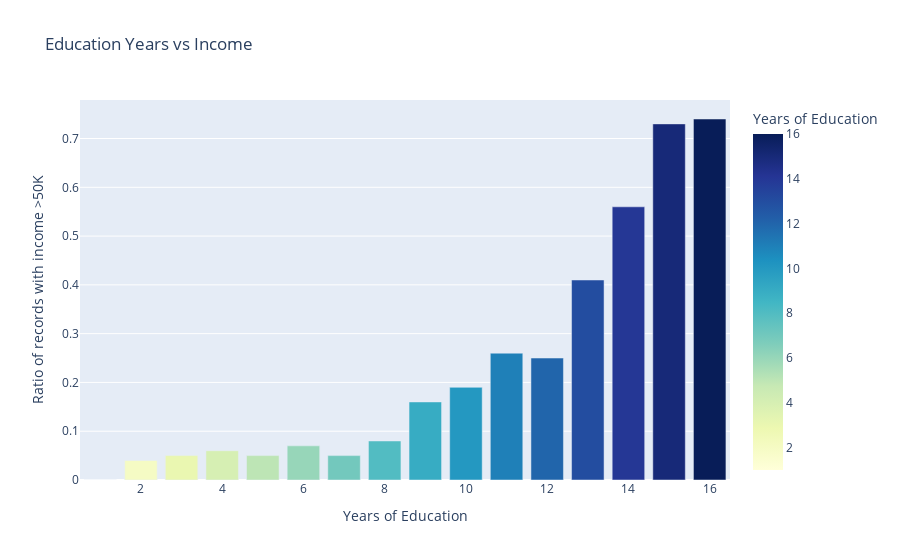

Notebook code cell kept with this figure:
### Markdown cell above
##### Explore Education Years vs Income

### Code cell
# Calculating Probability of income >50K while grouped by Years of Education 
temp = df_original.groupby('education_years')['income'].value_counts().sort_index()
l = [0]
for i in range(2,17):
        l.append(round((temp[i][1])/(temp[i][1]+temp[i][0]),2))

# Plotting Graph 
temp = {}
temp['years'] = np.arange(np.min(df_original.education_years),np.max(df_original.education_years)+1)
temp['probability']= l
fig = px.bar(pd.DataFrame(temp),
             x='years',
             y='probability',
             color='years',
             color_continuous_scale="ylgnbu",
             title='Education Years vs Income',
             labels={'years':'Years of Education','probability':'Ratio of records with income >50K'})
fig.show()

### Figure 1 — Plotly figure (JSON) as saved in the notebook; plotly's stock layout.template omitted (floating-point values rounded to 4 significant figures)
{"data": [{"alignmentgroup": "True", "hovertemplate": "Years of Education=%{marker.color}<br>Ratio of records with income >50K=%{y}<extra></extra>", "legendgroup": "", "marker": {"color": [1, 2, 3, 4, 5, 6, 7, 8, 9, 10, 11, 12, 13, 14, 15, 16], "coloraxis": "coloraxis", "pattern": {"shape": ""}}, "name": "", "offsetgroup": "", "orientation": "v", "showlegend": false, "textposition": "auto", "type": "bar", "x": [1, 2, 3, 4, 5, 6, 7, 8, 9, 10, 11, 12, 13, 14, 15, 16], "xaxis": "x", "y": [0, 0.04, 0.05, 0.06, 0.05, 0.07, 0.05, 0.08, 0.16, 0.19, 0.26, 0.25, 0.41, 0.56, 0.73, 0.74], "yaxis": "y"}], "layout": {"barmode": "relative", "coloraxis": {"colorbar": {"title": {"text": "Years of Education"}}, "colorscale": [[0, "rgb(255,255,217)"], [0.125, "rgb(237,248,177)"], [0.25, "rgb(199,233,180)"], [0.375, "rgb(127,205,187)"], [0.5, "rgb(65,182,196)"], [0.625, "rgb(29,145,192)"], [0.75, "rgb(34,94,168)"], [0.875, "rgb(37,52,148)"], [1, "rgb(8,29,88)"]]}, "legend": {"tracegroupgap": 0}, "title": {"text": "Education Years vs Income"}, "xaxis": {"anchor": "y", "domain": [0, 1], "title": {"text": "Years of Education"}}, "yaxis": {"anchor": "x", "domain": [0, 1], "title": {"text": "Ratio of records with income >50K"}}}}
